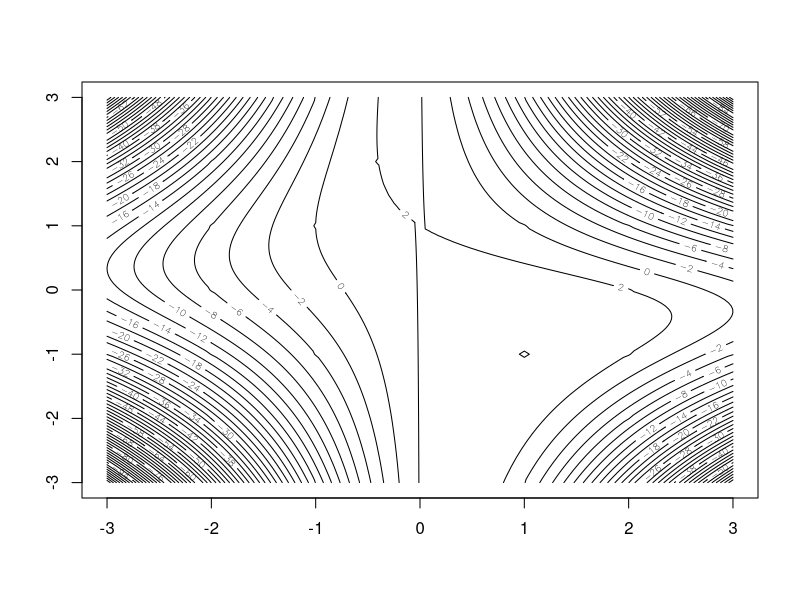
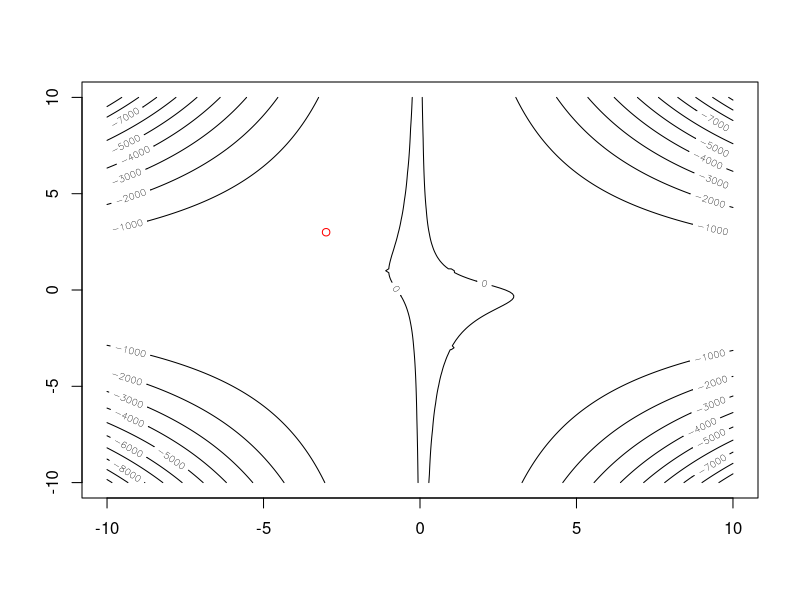

Source code (R) for these figures, in order:
## ---- chunk 1
knitr::opts_chunk$set(echo = TRUE)
## ---- chunk 2
f <- function(x, y){
  return(0)
}
f_x <- function(x,y){
  return(-2*x -2*x*y^2 -2*y +2)
}
f_y <- function(x,y){
  return(-2*x^2*y-2*x)
}
f_xy <- function(x,y){
  return(-4*x*y-2)
}
f_xx <- function(x,y){
  return(-2 -2*y^2)
}
f_yy <- function(x,y){
  return(-2*x^2)
}
get_hessian_mat <- function(x,y){
  hess <- matrix(c(f_xx(x,y), f_xy(x,y), f_xy(x,y), f_yy(x,y)), ncol=2)
  return(hess)
}

#get_hessian_mat(0,0)

f <- function(x,y){
  return((-x^2)-(x^2*y^2)-(2*x*y)+(2*x)+2)
}

x <- seq(-3,3,0.05)
y <- seq(-3,3,0.05)

lx <- length(x)
ly <- length(y)

points1 <- matrix(0,nrow=lx, ncol=ly)

for (i in 1:lx){
  for (q in 1:ly){
    points1[i,q] <- f(x[i], y[q])
  }
}

contour(x,y,points1, nlevels=50)

# b)

## ---- chunk 3
f <- function(x,y){
  return(-x^2-x^2*y^2-2*x*y+2*x+2)
}

x <- seq(-10,10,0.1)
y <- seq(-10,10,0.1)

length(y)

points1 <- matrix(0,nrow=length(x), ncol=length(x))

for (i in 1:length(x)){
  for (q in 1:length(x)){
    points1[i,q] <- f(x[i], y[q])
  }
}


contour(x,y,points1)
points(-3,3,col="red")

